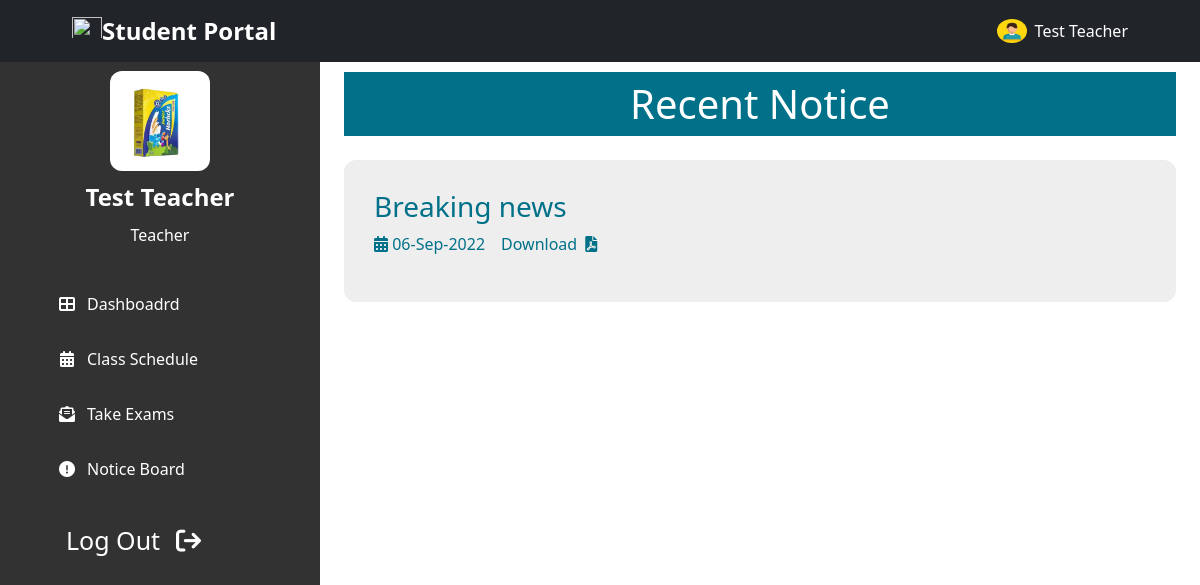
/teacher/notice.php (signed in), run on the app's committed database.
### tables this page shows
CREATE TABLE `Teachers` (
  `id` int NOT NULL,
  `name` varchar(100) NOT NULL,
  `father` varchar(100) NOT NULL,
  `mother` varchar(100) NOT NULL,
  `image` varchar(255) DEFAULT NULL,
  `nid` bigint DEFAULT NULL,
  `birthreg` bigint DEFAULT NULL,
  `tchr_id` int NOT NULL,
  `gender` varchar(10) NOT NULL,
  `blood` varchar(5) DEFAULT NULL,
  `religion` varchar(20) DEFAULT NULL,
  `present_addr` text NOT NULL,
  `parma_addr` text NOT NULL,
  `phone` varchar(15) NOT NULL,
  `email` varchar(100) NOT NULL,
  `interests` text,
  `updated_at` timestamp NOT NULL DEFAULT CURRENT_TIMESTAMP ON UPDATE CURRENT_TIMESTAMP,
  `created_at` timestamp NOT NULL DEFAULT CURRENT_TIMESTAMP
);

CREATE TABLE `Notice` (
  `id` int NOT NULL,
  `title` varchar(100) NOT NULL,
  `notice` varchar(255) NOT NULL,
  `updated_at` timestamp NOT NULL DEFAULT CURRENT_TIMESTAMP ON UPDATE CURRENT_TIMESTAMP,
  `created_at` timestamp NOT NULL DEFAULT CURRENT_TIMESTAMP
);

### teacher/backend/session_check.php (called while the page is built, shortened)
<?php
    if($_SESSION['user'] != 'teacher')
    {
        header('Location: /');
    }
    else
    {
        $id = $_SESSION['id'];
        $sql = "SELECT * FROM `Teachers` WHERE `tchr_id` = $id LIMIT 1";
        $query = mysqli_query($conn, $sql);
        $tchr = mysqli_fetch_array($query, MYSQLI_ASSOC);
    }
?>

### teacher/notice.php (the view, shortened to what this page needs)
<!DOCTYPE html>
<html lang="en">
<?php
    include "teacher_head.php";
    $sql    =   "SELECT * FROM `Notice` WHERE 1";
    $query  =   mysqli_query($conn, $sql);
    $ntc    =   mysqli_fetch_all($query, MYSQLI_ASSOC);
?>
<body class="">
<?php include "../header_nav.php";?>
    <section class="header-container">
        <?php include "teacher_sidebar.php";?>
    </section>
    <section id="home-container"  class="home-container active-2"">
        <div class="px-4 py-5 mt-4">
            <h1 class="common-background-2 p-2 text-center">Recent Notice</h1>
            <?php
            if(!empty($ntc))
            {
                foreach($ntc as $n)
                {
            ?>
            <div class="my-4">
                <div class="common-card">
                    <h3><?php echo $n['title']; ?></h3>
                    <div class="d-flex flex-column flex-md-row">
                        <p class="pe-3">
                            <i class="fa-solid fa-calendar-days"></i>
                            <?php echo date("d-M-Y", strtotime($n['created_at'])); ?>
                        </p>
                        <a style="text-decoration: none;" class="common-color" href="../files/notice/<?php echo $n['notice']; ?>" target="_blanck">
                            Download
                            <i class="fa-solid fa-file-pdf ps-1"></i>
                        </a>
                    </div>
                </div>
            </div>
            <?php
                }
            }
            ?>
        </div>
    </section>
</body>
</html>

### teacher/teacher_sidebar.php (shortened to what this page needs)
<div id="sidebar" class="common-background link-no-style sidebar active">
    <div class="container">
        <div id="sidebar-main-content" class="sidebar-main-content active">
        <div class="profile_content">
            <div class="profile">
                <div class="profile_details">
                    <img src="../images/teacher/<?php echo $tchr['image']; ?>" alt="">
                    <div class="name_job text-center">
                        <div class="name fw-bold fs-4 py-2"><?php echo $tchr['name']; ?></div>
                        <div class="job">Teacher</div>
                    </div>
                </div>
            </div>
        </div>
        <div class="">
            <ul class="nav_list p-0">
                <li class="">
                    <a class="" href="../teacher/teacher_home.php"><i class="fas fa-th-large"></i><span class="links_name">Dashboadrd</span></a>
                </li>
                <li class="">
                    <a class="" href="../teacher/teacher_schedule.php"><i class="fas fa-calendar-alt"></i><span class="links_name">Class Schedule</span></a>
                </li>
                <li class="">
                    <a class="" href="../teacher/take_exam.php"><i class="fas fa-envelope-open-text"></i><span class="links_name">Take Exams</span></a>
                </li>
                <li class="">
                    <a class="" href="../teacher/notice.php"><i class="fas fa-exclamation-circle"></i><span class="links_name">Notice Board</span></a>
                </li>
            </ul>
        </div>
        <div id="log_out" class="">
            <a class="log-out py-2 px-4" href="../backend/logout.php">Log Out<i class="fas fa-sign-out ps-3"></i></a>
        </div>
        </div>
</div>
</div>

### style.css (style rules this page uses)
body { font-family: "Roboto", sans-serif; }
.common-color { color: #007189; }
.common-background { background-color: #1c1c1ce6; color: white; }
.common-background-2 { background-color: #007189; color: white; }
.link-no-style a { text-decoration: none; color: white; }
.link-no-style ul { list-style-type: none; }
.header-container { position: relative; min-height: 100%; width: 100%; overflow-x: hidden; overflow-y: scroll; }
.sidebar { position: fixed; top: 55px; left: 0; height: 100%; overflow-y: scroll; width: 80px; padding: 6px 30px; transition: all 0.4s ease-in; }
.sidebar.active { width: 320px; }
.sidebar-main-content { visibility: hidden; opacity: 0; transition: visibility 0s ease-in-out, opacity 0.5s ease-in; }
.sidebar-main-content.active { visibility: visible; opacity: 1; }
.sidebar ul { margin-top: 20px; }
.sidebar ul li { position: relative; width: 100%; margin: 0 5px; list-style: none; line-height: 55px; }
.sidebar ul li a { display: flex; align-items: center; border-radius: 10px; transition: all 0.3s ease-in; }
.sidebar ul li a i { height: 55px; min-width: 40px; border-radius: 10px; line-height: 55px; text-align: center; }
.log-out { text-decoration: none; text-align: center; border-radius: 10px; width: 100%; }
.sidebar .profile_content .profile { position: relative; padding: 10px 6px; }
.profile_details { display: flex; flex-direction: column; align-items: center; justify-content: center; }
.profile_details img { height: 100px; width: 100px; object-fit: cover; border-radius: 12px; }
#log_out { line-height: 55px; font-size: 25px; border-radius: 12px; }
.home-container { position: absolute; height: 100%; width: calc(100% - 80px); left: 80px; top: 0%; transition: all 0.4s ease-in; }
.home-container.active-2 { width: calc(100% - 320px); left: 320px; }
.common-card { background-color: #eee; color: #007189; border-radius: 12px; padding: 30px 30px; transition: all 0.3s ease; }

### data on the page
teachers: image (picture), name "Test Teacher"
notice: title "Breaking news", created_at "06-Sep-2022"

### other printed values
$_SESSION['name'] "Test Teacher"
